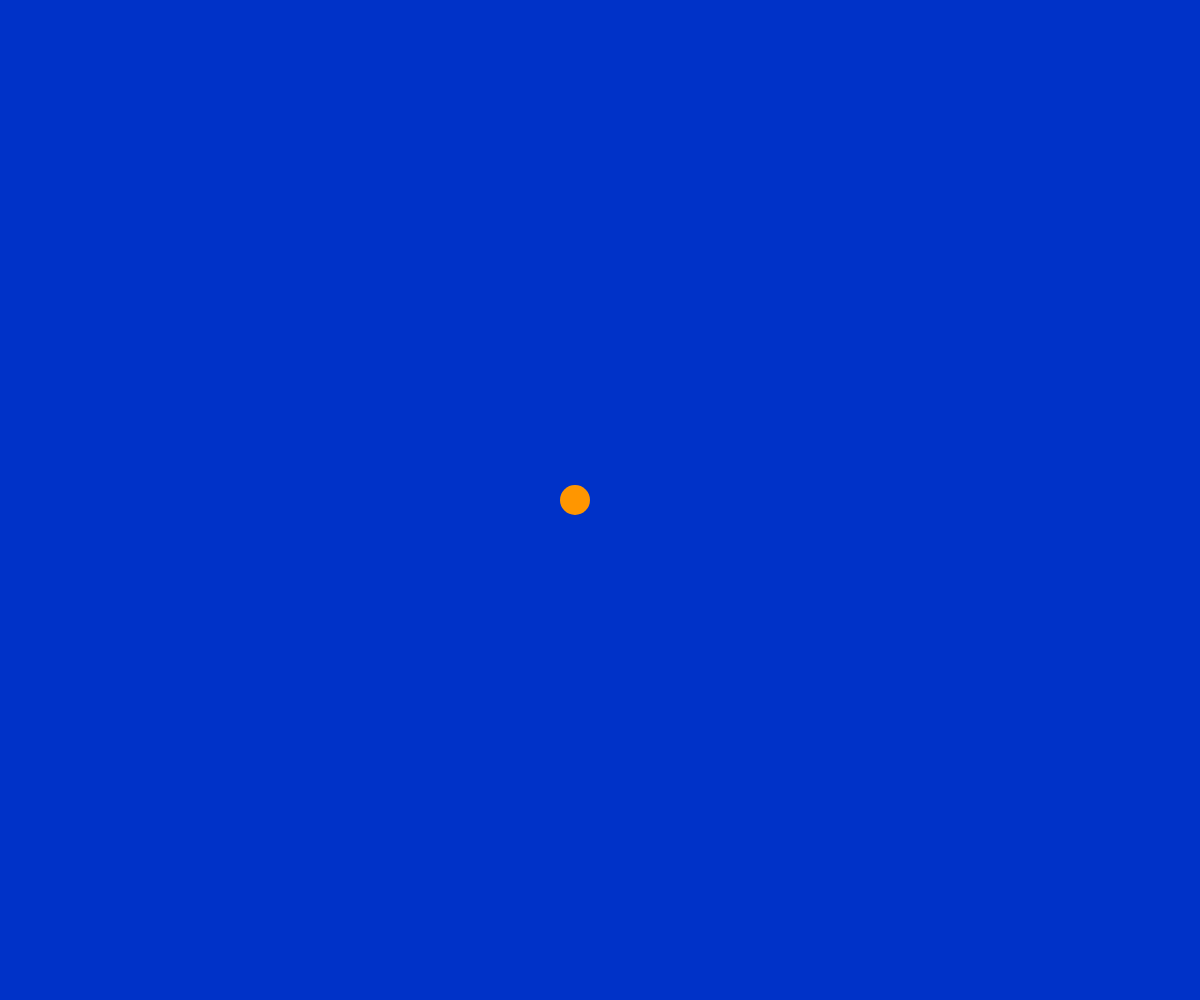
Frame 1 (no input)
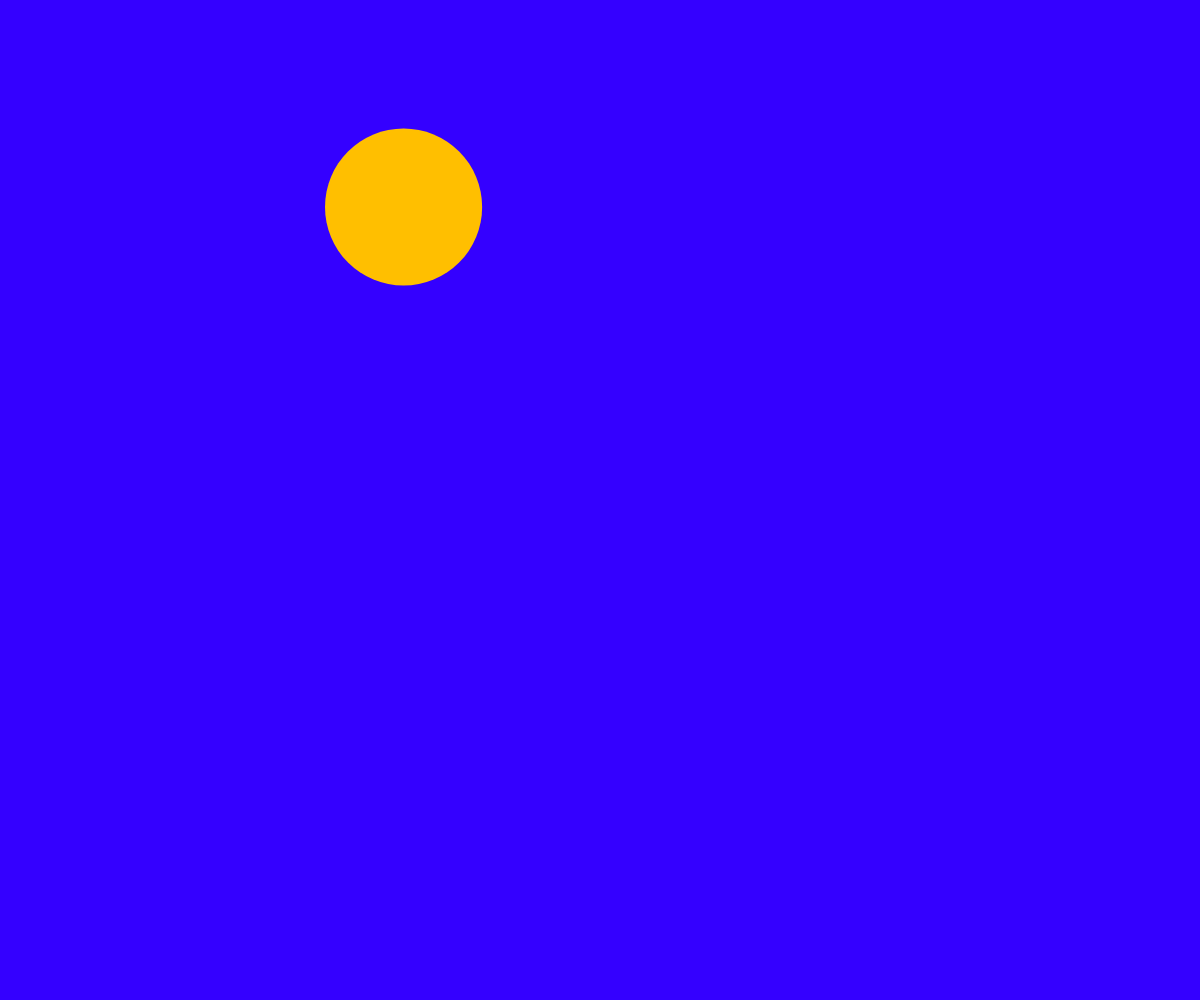
Frame 60 (no input)
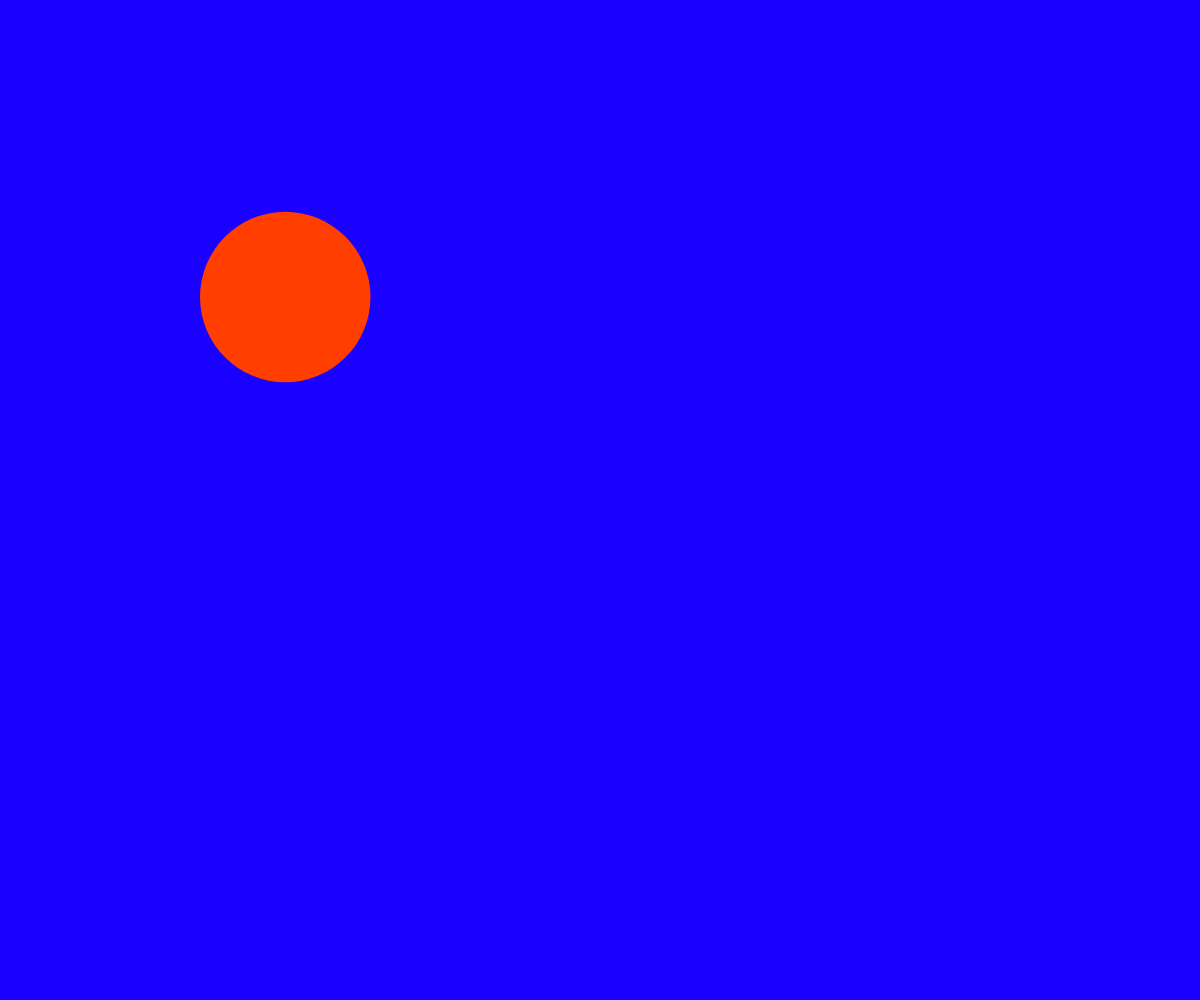
Frame 120 (the mouse pressed at the canvas centre since frame 60)

The p5.js sketch that drew these frames (run headless with seeded random() and noise() and a simulated clock; from frame 60 on, the mouse is pressed at the canvas centre):

// p5.js sketch
// ── sketch.js
let posX;
let posY;
let diametro;
let radio;
let circulo;
let fondo;
let velX;

function setup() {
  createCanvas(windowWidth, windowHeight);
  // print(posX);
  // posX = posX + 25;
  // print(posX);
  // posX *= 8;
  // print(posX);

  posX = windowWidth / 2;
  posY = windowHeight / 2;
  diametro = 30;
  radio = diametro / 2;
  circulo = color(255, 150, 0);
  fondo = color(0, 50, 200);
  velX = 25;
}

function draw() {
  background(fondo);
  posX -= velX;
  if (posX < -radio) {
    diametro = random(50, 200);
    radio = diametro / 2;
    posX = windowWidth + radio;
    posY = random(windowHeight);
    circulo = color(255, random(0, 255), 0);
    fondo = color(random(0, 150), 0, 255);
    22;
  }

  fill(circulo);
  noStroke(0);
  circle(posX, posY, diametro);

  print(posX);
  print(color);
}
